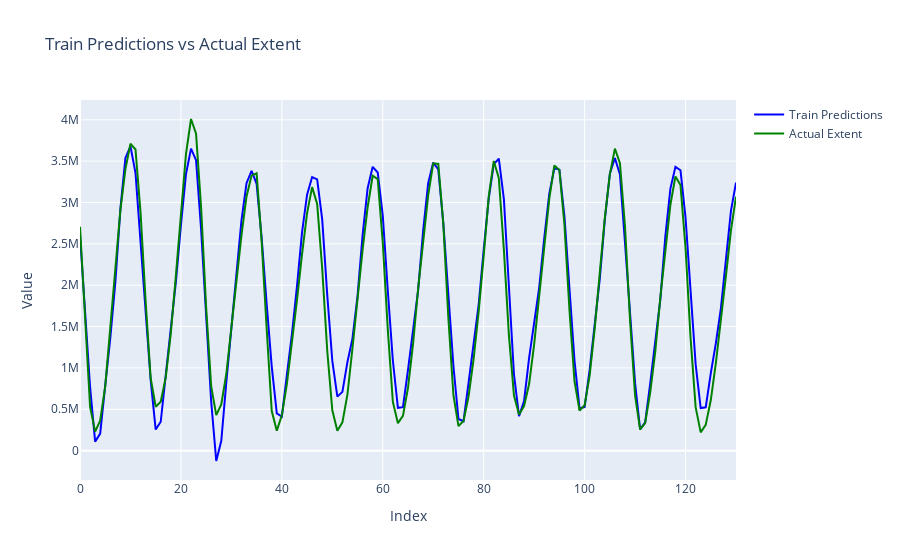

Notebook cell for this chart:
### Code cell
fig = go.Figure()
fig.add_trace(go.Scatter(
    x=train_results.index,
    y=train_results['Train Predictions'],
    mode='lines',
    name='Train Predictions',
    line=dict(color='blue')
))
fig.add_trace(go.Scatter(
    x=train_results.index,
    y=train_results['Actual Extent'],
    mode='lines',
    name='Actual Extent',
    line=dict(color='green')
))
fig.update_layout(
    title='Train Predictions vs Actual Extent',
    xaxis_title='Index',
    yaxis_title='Value'
)
fig.show()

### Figure 1 — Plotly figure (JSON) as saved in the notebook; plotly's stock layout.template omitted (floating-point values rounded to 4 significant figures; data arrays with more than 128 entries replaced by an {"elided": "..."} marker saying what was removed)
{"data": [{"line": {"color": "blue"}, "mode": "lines", "name": "Train Predictions", "type": "scatter", "x": {"elided": "131 int values"}, "y": {"elided": "131 float values"}}, {"line": {"color": "green"}, "mode": "lines", "name": "Actual Extent", "type": "scatter", "x": {"elided": "131 int values"}, "y": {"elided": "131 float values"}}], "layout": {"title": {"text": "Train Predictions vs Actual Extent"}, "xaxis": {"title": {"text": "Index"}}, "yaxis": {"title": {"text": "Value"}}}}
